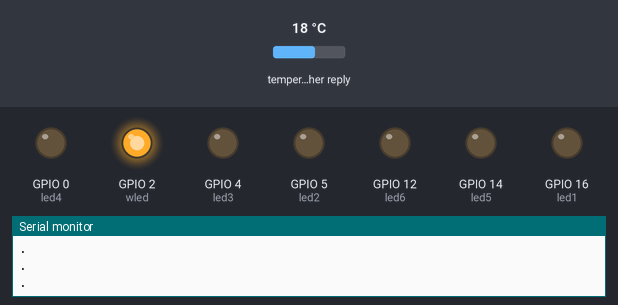
Bench run of a sketch on a simulated ESP8266 (NodeMCU). Parts: output pins drawn as LEDs (lit = HIGH), the last lines printed to the serial monitor. The inputs (shaded band) are chosen by the test bench; at power-on: temperature in the weather reply 18 °C. WiFi joins after 1.5 s; servers stay silent unless stated; web services answer with replies made up by the test bench.

Above: at 1.7 s.
At 2.5 s:
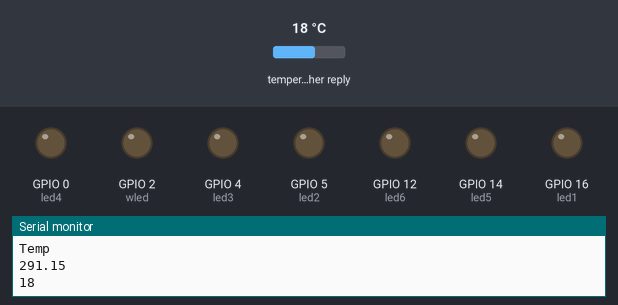
At 79.8 s:
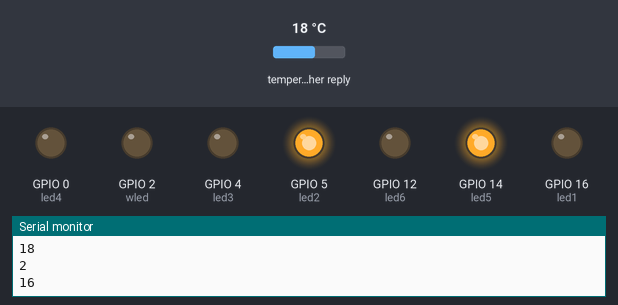
Timing chart, 0 to 94.7 s (numbered marks = the images above):
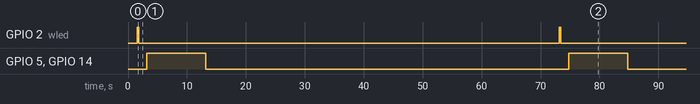

Measured:
- by itself, GPIO 2 (wled): alternates HIGH for 0.20 s and LOW for 71.4 s
- by itself, GPIO 5 (led2), GPIO 14 (led5): alternates HIGH for 10.0 s and LOW for 61.6 s

The sketch:

API_REQUEST_AND_TEMP_DISPLAY.ino
```cpp
#include <ESP8266WiFi.h>
#include <ESP8266HTTPClient.h>
#include <WiFiClientSecure.h>
#include <ArduinoJson.h>

const char* ssid = "Your SSID";
const char* password = "Your wifi password";
String url = "https://api.openweathermap.org/data/2.5/weather?lat={}&lon={}&appid={api key}";


#define wled 2
#define led1 16
#define led2 5
#define led3 4
#define led4 0
#define led5 14
#define led6 12


void setup() {
  // put your setup code here, to run once:
  pinMode(wled, OUTPUT);
  pinMode(led1, OUTPUT);
  pinMode(led2, OUTPUT);
  pinMode(led3, OUTPUT);
  pinMode(led4, OUTPUT);
  pinMode(led5, OUTPUT);
  pinMode(led6, OUTPUT);

  digitalWrite(wled, LOW);
  digitalWrite(led1, LOW);
  digitalWrite(led2, LOW);
  digitalWrite(led3, LOW);
  digitalWrite(led4, LOW);
  digitalWrite(led5, LOW);
  digitalWrite(led6, LOW);

  Serial.begin(115200);
  Serial.print("Wifi connecting");

  WiFi.begin(ssid, password);

  Serial.println("Connecting");

  while (WiFi.status() != WL_CONNECTED )
  {
    delay(200);
    Serial.println(".");
  }
}


void loop() {
  // put your main code here, to run repeatedly:

  if (WiFi.status() == WL_CONNECTED)
    digitalWrite(wled, HIGH);
  delay(200);
  digitalWrite(wled, LOW);
  delay(200);

  WiFiClientSecure client;
  client.setInsecure();

  HTTPClient https;
  https.begin(client, url);
  int httpCode = https.GET();

  if (httpCode > 0)
  {
    String Payload = https.getString();
    StaticJsonDocument<1024> doc;
    DeserializationError error = deserializeJson(doc, Payload);
    if (error) {
      Serial.print(F("deserializeJson() failed: "));
      Serial.println(error.f_str());
      return;
    }
    JsonObject main = doc["main"];
    float main_temp = main["temp"]; // 302.98
    Serial.println("Temp");
    Serial.println(main_temp);
    int T = main_temp - 273;
    Serial.println(T);
    //digitalWrite(cled, HIGH);
    delay(1000);
    //digitalWrite(cled, LOW);
    if (T % 2 == 1) {
      Serial.println("1");
      digitalWrite(led6, HIGH);
    }
    if (T % 4 > 1) {
      digitalWrite(led5, HIGH);
      Serial.println("2");
    }
    if (T % 8 > 3) {
      digitalWrite(led4, HIGH);
      Serial.println("4");
    }
    if (T % 16 > 7) {
      digitalWrite(led3, HIGH);
      Serial.println("8");
    }
    if (T % 32 > 15) {
      digitalWrite(led2, HIGH);
      Serial.println("16");
    }
    if (T % 64 > 31) {
      Serial.println("32");
      digitalWrite(led1, HIGH);
    }
    //  digitalWrite(led1, HIGH);
    delay(4000);
    delay(4000);
    delay(2000);
    Serial.println("TURN OFF");
    digitalWrite(led1, LOW);
    digitalWrite(led2, LOW);
    digitalWrite(led3, LOW);
    digitalWrite(led4, LOW);
    digitalWrite(led5, LOW);
    digitalWrite(led6, LOW);
    delay(20000);
    delay(20000);
    delay(20000);
  }
  else
    Serial.println("ERROR");
  https.end();
}
```
